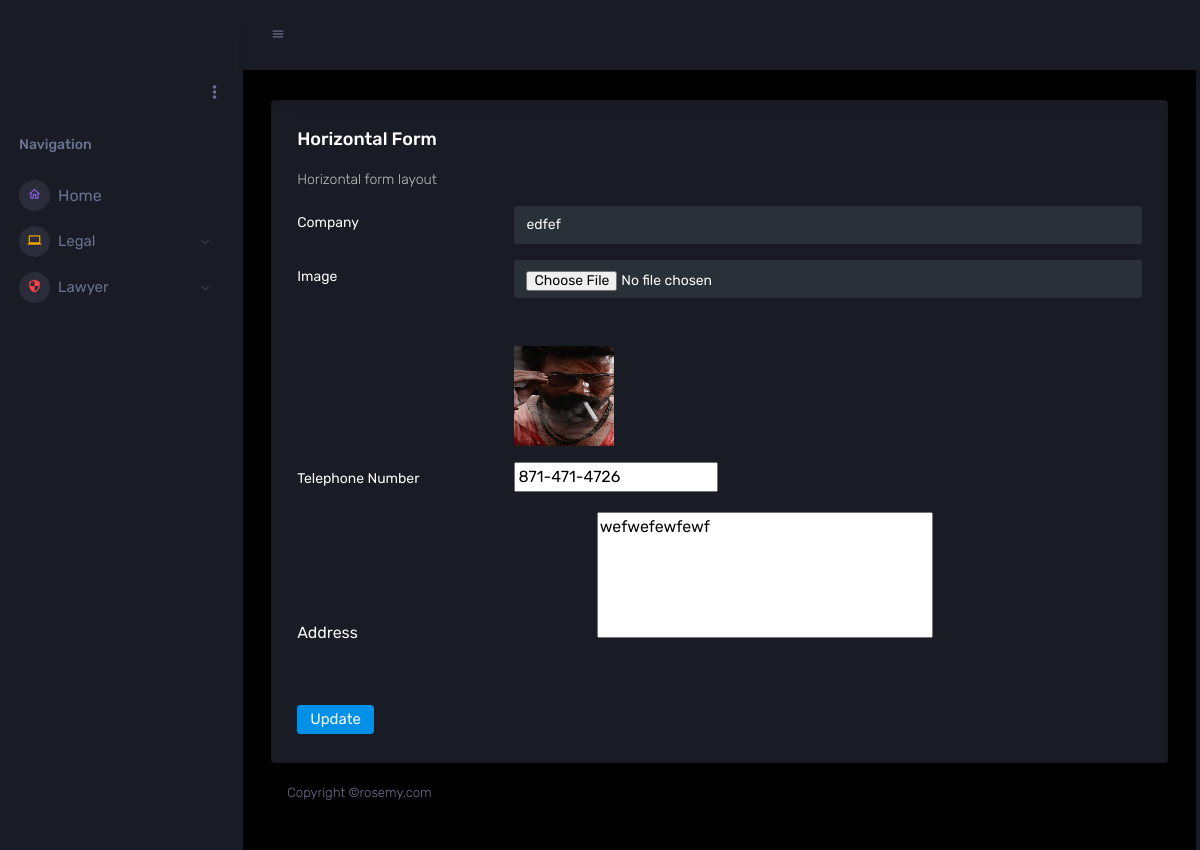
The app's page /backend/edit_comp/1/ with its own data.
### backend/models.py (models this page shows)
class CompanyDb(models.Model):
    Desc_cmpny = models.TextField(max_length=50, null=True, blank=True)
    Comp_Image = models.ImageField(upload_to="Company media", null=True, blank=True)
    ContactNo = models.TextField(max_length=10,null=True, blank=True)
    Address = models.TextField(max_length=50, null=True, blank=True)

### backend/views.py (the view)
# urls.py: path('edit_comp/<int:compid>/',views.edit_comp,name="edit_comp"),
def edit_comp(request,compid):
    info = CompanyDb.objects.get(id=compid)
    return render(request, "Edit_comp_det.html", {'info':info})

### backend/templates/Edit_comp_det.html (shortened to what this page needs)
<!DOCTYPE html>
{% extends 'index.html' %}
{% block content %}
<html lang="en">
<head>
</head>
<body>
<div class="card">
                  <div class="card-body">
                    <h4 class="card-title">Horizontal Form</h4>
                    <p class="card-description"> Horizontal form layout </p>
                    <form class="forms-sample" method="post" action="{% url 'update_comp' upid=info.id %}" enctype="multipart/form-data">
                      <div class="form-group row">
                        <label for="exampleInputUsername2" class="col-sm-3 col-form-label">Company</label>
                        <div class="col-sm-9">
                          <input type="text" class="form-control" id="exampleInputUsername2" placeholder="Description" name="description" value="{{info.Desc_cmpny}}">
                        </div>
                      </div>
                      <div class="form-group row">
                        <label for="exampleInputEmail2" class="col-sm-3 col-form-label">Image</label>
                        <div class="col-sm-9">
                          <input type="file" class="form-control" id="exampleInputEmail2" placeholder="Company image" name="comp_img"><br><br>
                            <img src="{{info.Comp_Image.url}}" width="100px" height="100px">
                        </div>
                      </div>
                      <div class="form-group row">
                        <label for="exampleInputMobile" class="col-sm-3 col-form-label">Telephone Number</label>
                        <div class="col-sm-9">
                          <input type="tel" id="exampleInputMobile" name="telephone_number" pattern="[0-9]{3}-[0-9]{3}-[0-9]{4}" required placeholder="tele number" value="{{info.ContactNo}}">
                        </div>
                      </div>
                      <div>
                        <label style="margin-bottom:60px;">Address</label>
                        <textarea rows="5" cols="35" style="margin-left:235px;" placeholder="Address" name="Address">{{info.Address}}</textarea>
                      </div>
                      <button type="submit" class="btn btn-primary mr-2">Update</button>
                    </form>
                  </div>
                </div>
</body>
</html>
{% endblock %}

### records on screen
CompanyDb: description "edfef", Comp_Image (picture), telephone_number "871-471-4726", Address "wefwefewfewf"
